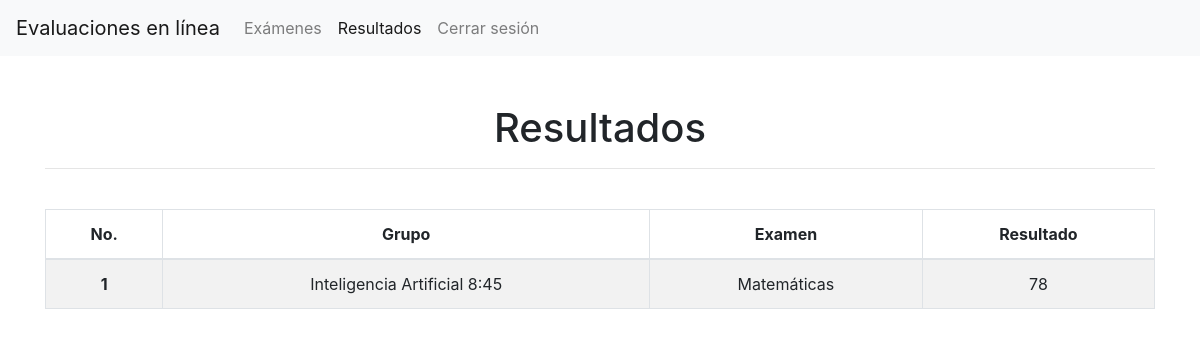
The page /php/alumno/listaResultados.php (signed in) on the database its author committed.
### tables this page shows
CREATE TABLE `examen_grupo` (
  `id_examen_grupo` int(11) NOT NULL,
  `id_examen` int(11) NOT NULL,
  `id_grupo` int(11) NOT NULL,
  `fecha` date NOT NULL,
  `hora_inicio` time NOT NULL,
  `hora_fin` time NOT NULL
);

CREATE TABLE `grupo` (
  `id_grupo` int(11) NOT NULL,
  `id_usuario` int(11) NOT NULL,
  `nombre` varchar(200) NOT NULL
);

CREATE TABLE `examen` (
  `id_examen` int(11) NOT NULL,
  `nombre` varchar(30) NOT NULL
);

CREATE TABLE `examen_alumno` (
  `id_examen_alumno` int(11) NOT NULL,
  `id_usuario` int(11) NOT NULL,
  `id_examen` int(11) NOT NULL,
  `fecha` datetime DEFAULT NULL,
  `resultado` float DEFAULT NULL
);

### php/alumno/listaExamenes_.php (called while the page is built, shortened)
<?php
    function getResultados(){
    	$base = getConexion();
	    $consulta = "SELECT examen_grupo.*, grupo.id_grupo, grupo.nombre as nombreGrupo, examen.id_examen, examen.nombre as nombreExamen, alumno_grupo.id_usuario, resultado from examen_grupo
	                LEFT JOIN grupo ON examen_grupo.id_grupo = grupo.id_grupo
	                LEFT JOIN alumno_grupo ON grupo.id_grupo = alumno_grupo.id_grupo
	                LEFT JOIN examen ON examen_grupo.id_examen = examen.id_examen
	                LEFT JOIN examen_alumno ON examen.id_examen = examen_alumno.id_examen
	                WHERE alumno_grupo.id_usuario = " . $_SESSION["id_usuario"];
	    $conexion = $base->query($consulta);
	    $resultados = $conexion->fetchAll(PDO::FETCH_OBJ);
	    return $resultados;
    }
 ?>

### php/alumno/listaResultados.php (the view, shortened to what this page needs)
<?php
    include("listaExamenes_.php");
    $resultados = getResultados();
?>
<!doctype html>
<html lang="en">
<head>
    <link href="../../css/bootstrap.min.css" rel="stylesheet" id="bootstrap-css">
</head>
<body>
<nav class="navbar navbar-expand-lg navbar-light bg-light">
    <a class="navbar-brand" href="inicio.php">Evaluaciones en línea</a>
    <div class="collapse navbar-collapse" id="navbarSupportedContent">
        <ul class="navbar-nav mr-auto">
            <li class="nav-item">
                <a class="nav-link" href="listaExamenes.php">Exámenes</a>
            </li>
            <li class="nav-item active">
                <a class="nav-link" href="listaResultados.php">Resultados</a>
            </li>
            <li class="nav-item ">
                <a class="nav-link" href="../general/logout.php">Cerrar sesión</a>
            </li>
        </ul>
    </div>
</nav>
<div class="container">
    <br><br>
    <h1 class="text-center">
        Resultados
    </h1>
    <hr>
    <br>
    <table class="table table-hover table-bordered table-striped">
        <thead>
        <tr class="text-center">
            <th scope="col">No.</th>
            <th scope="col">Grupo</th>
            <th scope="col">Examen</th>
            <th scope="col">Resultado</th>
        </tr>
        </thead>
        <tbody>
            <?php $contador = 1; foreach($resultados as $resulta): ?>
                <?php if($resulta->resultado != null) {?>
                    <tr class="text-center">
                        <th scope="row"><?php echo $contador++; ?></th>
                        <td><?php echo $resulta->nombreGrupo; ?></td>
                        <td><?php echo $resulta->nombreExamen; ?></td>
                        <td><?php echo $resulta->resultado; ?></td>
                    </tr>
                <?php } ?>
            <?php endforeach; ?>
        </tbody>
    </table>
</div>
</body>
</html>

### rows shown on the page
examen_grupo: id_grupo.nombre "Inteligencia Artificial 8:45", id_examen.nombre "Matemáticas", examen_alumno.resultado "78"
